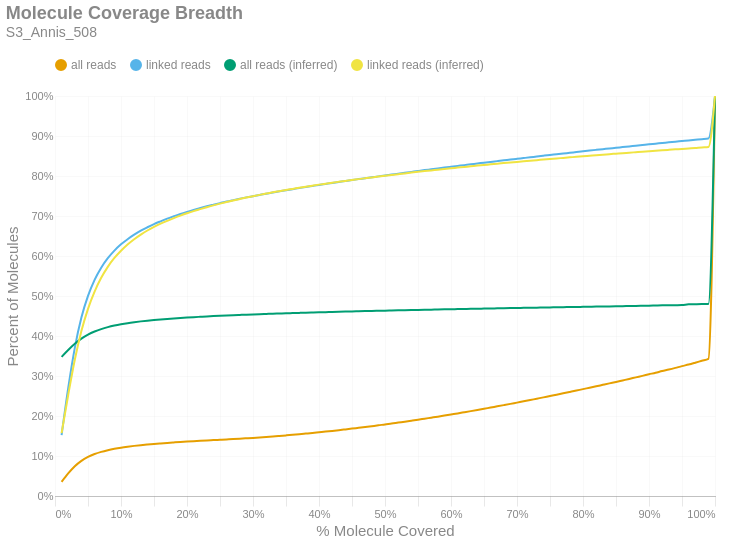

The notebook cell saved with this chart:
### Markdown cell above
### Molecule Read Coverage
This chart shows molecule coverage breadth as computed by the number of bases aligned to that molecule. In other words, "*how much of each unique long molecule is actually sequenced/aligned?*" Keep in mind there is a distinction between sequences and alignments, since some sequences belonging to a particular molecule may not align well and wouldn't appear in the alignment data. This chart also shows molecule coverage breadth as computed by the *inferred fragment* from which the aligned sequences originate. Unlike read coverage, this calculation takes into account the total insert size, including unsequenced gaps between the forward and reverse reads. Like the previous figures, these are cumulative percents.

### Code cell
if SKIPLR:
    print_html(f"Skipped")
else:
    binned_df = consolidated_hist(valids['coverage_bp'], mask, 0.01, True)
    binned_df_inf = consolidated_hist(valids['coverage_inserts'], mask, 0.01, True)
    binned_df = binned_df.with_columns(pl.lit(binned_df_inf['all reads (cumsum)']).alias('all reads (inferred)'))
    binned_df = binned_df.with_columns(pl.lit(binned_df_inf['linked reads (cumsum)']).alias('linked reads (inferred)'))
    binned_df = binned_df.with_columns(
        (pl.col('bin').cast(pl.Float64) + 0.01).alias('right_edge')
    )

    with SafeRender(binned_df):
        (
            density_plot(binned_df, 'Molecule Coverage Breadth', samplename, 'molcov', ['all reads (inferred)','linked reads (inferred)'])
            .encode(
                #x=alt.X('bin:Q', title="% Molecule Covered").axis(format = '%').scale(padding=0),
                x=alt.X('right_edge:Q', title="% Molecule Covered").axis(format='%').scale(padding=0),
                y=alt.Y('value:Q', title='Percent of Molecules')
                    .axis(format='%')
                    .stack(False)
                    .scale(domainMin=0, padding=0),
                color=alt.Color("key:N").scale(domain = ["all reads", "linked reads", "all reads (inferred)", "linked reads (inferred)"]),
                tooltip = [
                    alt.Tooltip("key:N", title = "Data Type"),
                    alt.Tooltip("range_label:N", title="% Molecule Covered"),
                    alt.Tooltip("value:Q", format = ".2%", title="% Molecules")
                ]
            )
        ).display()

### Figure 1 — Vega-Lite specification as saved in the notebook (floating-point values rounded to 4 significant figures)
{"width": "container", "height": 400, "config": {"title": {"anchor": "start", "dy": -15, "fontSize": 18, "color": "#888888", "subtitleColor": "#888888", "subtitleFontSize": 14}, "arc": {"fill": "#0072B2"}, "axis": {"domainColor": "#888888", "domainWidth": 0.5, "gridWidth": 0.2, "grid": false, "titleFontWeight": 400, "titleFontSize": 15, "labelFontSize": 11, "labelColor": "#888888", "tickColor": "#888888", "tickWidth": 0.2, "titleColor": "#888888"}, "axisBand": {"grid": false}, "axisX": {"grid": true, "tickSize": 10, "domainCap": "round"}, "axisY": {"domain": false, "grid": true, "tickSize": 0, "domainCap": "round"}, "background": "transparent", "header": {"labelFontSize": 15, "labelColor": "#888888", "titleFontSize": 15, "titleFontWeight": 600, "titleColor": "#888888"}, "legend": {"labelFont": "sans-serif", "labelFontSize": 12, "labelColor": "#888888", "symbolSize": 100, "symbolType": "circle", "titleFontSize": 12, "titlePadding": 10, "titleColor": "#888888", "title": null, "orient": "top"}, "range": {"category": ["#E69F00", "#56B4E9", "#009E73", "#F0E442", "#0072B2", "#D55E00", "#CC79A7", "#000000"], "diverging": ["#cfe8f3", "#a2d4ec", "#73bfe2", "#46abdb", "#1696d2", "#12719e"]}, "area": {"fill": "#0072B2", "fillOpacity": 0.7, "line": true, "strokeOpacity": 0.7}, "line": {"color": "#0072B2", "stroke": "#0072B2", "strokeWidth": 2}, "trail": {"color": "#0072B2", "stroke": "#0072B2", "strokeWidth": 0, "size": 1}, "point": {"filled": true, "fillOpacity": 1.0, "size": 95}, "text": {"color": "#888888", "fontSize": 11, "align": "right", "fontWeight": 400, "size": 11}, "bar": {"fill": "#0072B2", "stroke": null}, "view": {"stroke": null, "continuousWidth": 660, "continuousHeight": 400}}, "data": {"name": "data-dfc503c7e984d1bbdb5d9ddebaeeba9e"}, "mark": {"type": "line", "interpolate": "monotone", "point": {"opacity": 0, "size": 275}}, "encoding": {"color": {"field": "key", "scale": {"domain": ["all reads", "linked reads", "all reads (inferred)", "linked reads (inferred)"]}, "type": "nominal"}, "tooltip": [{"field": "key", "title": "Data Type", "type": "nominal"}, {"field": "range_label", "title": "% Molecule Covered", "type": "nominal"}, {"field": "value", "format": ".2%", "title": "% Molecules", "type": "quantitative"}], "x": {"axis": {"format": "%"}, "field": "right_edge", "scale": {"padding": 0}, "title": "% Molecule Covered", "type": "quantitative"}, "y": {"axis": {"format": "%"}, "field": "value", "scale": {"domainMin": 0, "padding": 0}, "stack": false, "title": "Percent of Molecules", "type": "quantitative"}}, "params": [{"name": "param_c36ac31b6afebe62", "select": {"type": "point", "fields": ["key"]}, "bind": "legend"}], "title": {"text": "Molecule Coverage Breadth", "subtitle": "S3_Annis_508"}, "transform": [{"fold": ["all reads (cumsum)", "linked reads (cumsum)", "all reads (inferred)", "linked reads (inferred)"]}, {"calculate": "replace(datum.key, ' (cumsum)', '')", "as": "key"}, {"filter": {"param": "param_c36ac31b6afebe62"}}], "usermeta": {"embedOptions": {"downloadFileName": "S3_Annis_508.molcov"}}, "$schema": "https://vega.github.io/schema/vega-lite/v6.1.0.json", "datasets": {"data-dfc503c7e984d1bbdb5d9ddebaeeba9e": [{"bin": "0.0", "interval": "0.0-0.01", "all reads": 0.03531, "linked reads": 0.1522, "all reads (cumsum)": 0.03531, "linked reads (cumsum)": 0.1522, "range_label": "0.0-0.01", "all reads (inferred)": 0.3479, "linked reads (inferred)": 0.1571, "right_edge": 0.01}, {"bin": "0.01", "interval": "0.01-0.02", "all reads": 0.02106, "linked reads": 0.1173, "all reads (cumsum)": 0.05637, "linked reads (cumsum)": 0.2694, "range_label": "0.01-0.02", "all reads (inferred)": 0.365, "linked reads (inferred)": 0.2525, "right_edge": 0.02}, {"bin": "0.02", "interval": "0.02-0.03", "all reads": 0.01801, "linked reads": 0.1009, "all reads (cumsum)": 0.07438, "linked reads (cumsum)": 0.3704, "range_label": "0.02-0.03", "all reads (inferred)": 0.3807, "linked reads (inferred)": 0.3405, "right_edge": 0.03}, {"bin": "0.03", "interval": "0.03-0.04", "all reads": 0.01353, "linked reads": 0.07564, "all reads (cumsum)": 0.08791, "linked reads (cumsum)": 0.446, "range_label": "0.03-0.04", "all reads (inferred)": 0.3935, "linked reads (inferred)": 0.4122, "right_edge": 0.04}, {"bin": "0.04", "interval": "0.04-0.05", "all reads": 0.009708, "linked reads": 0.05411, "all reads (cumsum)": 0.09761, "linked reads (cumsum)": 0.5001, "range_label": "0.04-0.05", "all reads (inferred)": 0.4034, "linked reads (inferred)": 0.4679, "right_edge": 0.05}, {"bin": "0.05", "interval": "0.05-0.06", "all reads": 0.007242, "linked reads": 0.04027, "all reads (cumsum)": 0.1049, "linked reads (cumsum)": 0.5404, "range_label": "0.05-0.06", "all reads (inferred)": 0.4111, "linked reads (inferred)": 0.5112, "right_edge": 0.06}, {"bin": "0.06", "interval": "0.06-0.07", "all reads": 0.005471, "linked reads": 0.03038, "all reads (cumsum)": 0.1103, "linked reads (cumsum)": 0.5708, "range_label": "0.06-0.07", "all reads (inferred)": 0.4172, "linked reads (inferred)": 0.5454, "right_edge": 0.07}, {"bin": "0.07", "interval": "0.07-0.08", "all reads": 0.004267, "linked reads": 0.02365, "all reads (cumsum)": 0.1146, "linked reads (cumsum)": 0.5944, "range_label": "0.07-0.08", "all reads (inferred)": 0.4221, "linked reads (inferred)": 0.5729, "right_edge": 0.08}, {"bin": "0.08", "interval": "0.08-0.09", "all reads": 0.003452, "linked reads": 0.01908, "all reads (cumsum)": 0.118, "linked reads (cumsum)": 0.6135, "range_label": "0.08-0.09", "all reads (inferred)": 0.4261, "linked reads (inferred)": 0.5951, "right_edge": 0.09}, {"bin": "0.09", "interval": "0.09-0.1", "all reads": 0.002851, "linked reads": 0.01564, "all reads (cumsum)": 0.1209, "linked reads (cumsum)": 0.6292, "range_label": "0.09-0.1", "all reads (inferred)": 0.4294, "linked reads (inferred)": 0.6133, "right_edge": 0.1}, {"bin": "0.1", "interval": "0.1-0.11", "all reads": 0.002348, "linked reads": 0.01288, "all reads (cumsum)": 0.1232, "linked reads (cumsum)": 0.642, "range_label": "0.1-0.11", "all reads (inferred)": 0.4321, "linked reads (inferred)": 0.6288, "right_edge": 0.11}, {"bin": "0.11", "interval": "0.11-0.12", "all reads": 0.002058, "linked reads": 0.01122, "all reads (cumsum)": 0.1253, "linked reads (cumsum)": 0.6532, "range_label": "0.11-0.12", "all reads (inferred)": 0.4345, "linked reads (inferred)": 0.642, "right_edge": 0.12}, {"bin": "0.12", "interval": "0.12-0.13", "all reads": 0.001858, "linked reads": 0.01014, "all reads (cumsum)": 0.1272, "linked reads (cumsum)": 0.6634, "range_label": "0.12-0.13", "all reads (inferred)": 0.4366, "linked reads (inferred)": 0.6536, "right_edge": 0.13}, {"bin": "0.13", "interval": "0.13-0.14", "all reads": 0.001579, "linked reads": 0.008516, "all reads (cumsum)": 0.1287, "linked reads (cumsum)": 0.6719, "range_label": "0.13-0.14", "all reads (inferred)": 0.4384, "linked reads (inferred)": 0.6638, "right_edge": 0.14}, {"bin": "0.14", "interval": "0.14-0.15", "all reads": 0.001452, "linked reads": 0.007833, "all reads (cumsum)": 0.1302, "linked reads (cumsum)": 0.6797, "range_label": "0.14-0.15", "all reads (inferred)": 0.44, "linked reads (inferred)": 0.6727, "right_edge": 0.15}, {"bin": "0.15", "interval": "0.15-0.16", "all reads": 0.00131, "linked reads": 0.006954, "all reads (cumsum)": 0.1315, "linked reads (cumsum)": 0.6867, "range_label": "0.15-0.16", "all reads (inferred)": 0.4415, "linked reads (inferred)": 0.6808, "right_edge": 0.16}, {"bin": "0.16", "interval": "0.16-0.17", "all reads": 0.001258, "linked reads": 0.006664, "all reads (cumsum)": 0.1328, "linked reads (cumsum)": 0.6934, "range_label": "0.16-0.17", "all reads (inferred)": 0.4428, "linked reads (inferred)": 0.688, "right_edge": 0.17}, {"bin": "0.17", "interval": "0.17-0.18", "all reads": 0.001152, "linked reads": 0.005993, "all reads (cumsum)": 0.1339, "linked reads (cumsum)": 0.6993, "range_label": "0.17-0.18", "all reads (inferred)": 0.444, "linked reads (inferred)": 0.6947, "right_edge": 0.18}, {"bin": "0.18", "interval": "0.18-0.19", "all reads": 0.00112, "linked reads": 0.00576, "all reads (cumsum)": 0.135, "linked reads (cumsum)": 0.7051, "range_label": "0.18-0.19", "all reads (inferred)": 0.4451, "linked reads (inferred)": 0.701, "right_edge": 0.19}, {"bin": "0.19", "interval": "0.19-0.2", "all reads": 0.001022, "linked reads": 0.005239, "all reads (cumsum)": 0.1361, "linked reads (cumsum)": 0.7103, "range_label": "0.19-0.2", "all reads (inferred)": 0.4461, "linked reads (inferred)": 0.7067, "right_edge": 0.2}, {"bin": "0.2", "interval": "0.2-0.21", "all reads": 0.0009801, "linked reads": 0.004949, "all reads (cumsum)": 0.137, "linked reads (cumsum)": 0.7153, "range_label": "0.2-0.21", "all reads (inferred)": 0.4471, "linked reads (inferred)": 0.7121, "right_edge": 0.21}, {"bin": "0.21", "interval": "0.21-0.22", "all reads": 0.0009361, "linked reads": 0.004564, "all reads (cumsum)": 0.138, "linked reads (cumsum)": 0.7199, "range_label": "0.21-0.22", "all reads (inferred)": 0.448, "linked reads (inferred)": 0.7171, "right_edge": 0.22}, {"bin": "0.22", "interval": "0.22-0.23", "all reads": 0.0009009, "linked reads": 0.004391, "all reads (cumsum)": 0.1389, "linked reads (cumsum)": 0.7243, "range_label": "0.22-0.23", "all reads (inferred)": 0.4489, "linked reads (inferred)": 0.722, "right_edge": 0.23}, {"bin": "0.23", "interval": "0.23-0.24", "all reads": 0.0008514, "linked reads": 0.004027, "all reads (cumsum)": 0.1397, "linked reads (cumsum)": 0.7283, "range_label": "0.23-0.24", "all reads (inferred)": 0.4498, "linked reads (inferred)": 0.7266, "right_edge": 0.24}, {"bin": "0.24", "interval": "0.24-0.25", "all reads": 0.0008651, "linked reads": 0.003921, "all reads (cumsum)": 0.1406, "linked reads (cumsum)": 0.7322, "range_label": "0.24-0.25", "all reads (inferred)": 0.4505, "linked reads (inferred)": 0.731, "right_edge": 0.25}, {"bin": "0.25", "interval": "0.25-0.26", "all reads": 0.0008644, "linked reads": 0.003925, "all reads (cumsum)": 0.1415, "linked reads (cumsum)": 0.7361, "range_label": "0.25-0.26", "all reads (inferred)": 0.4513, "linked reads (inferred)": 0.7351, "right_edge": 0.26}, {"bin": "0.26", "interval": "0.26-0.27", "all reads": 0.0008644, "linked reads": 0.003577, "all reads (cumsum)": 0.1423, "linked reads (cumsum)": 0.7397, "range_label": "0.26-0.27", "all reads (inferred)": 0.452, "linked reads (inferred)": 0.7389, "right_edge": 0.27}, {"bin": "0.27", "interval": "0.27-0.28", "all reads": 0.0009199, "linked reads": 0.003487, "all reads (cumsum)": 0.1432, "linked reads (cumsum)": 0.7432, "range_label": "0.27-0.28", "all reads (inferred)": 0.4527, "linked reads (inferred)": 0.7425, "right_edge": 0.28}, {"bin": "0.28", "interval": "0.28-0.29", "all reads": 0.000986, "linked reads": 0.003356, "all reads (cumsum)": 0.1442, "linked reads (cumsum)": 0.7465, "range_label": "0.28-0.29", "all reads (inferred)": 0.4533, "linked reads (inferred)": 0.7461, "right_edge": 0.29}, {"bin": "0.29", "interval": "0.29-0.3", "all reads": 0.001012, "linked reads": 0.003064, "all reads (cumsum)": 0.1452, "linked reads (cumsum)": 0.7496, "range_label": "0.29-0.3", "all reads (inferred)": 0.4539, "linked reads (inferred)": 0.7496, "right_edge": 0.3}, {"bin": "0.3", "interval": "0.3-0.31", "all reads": 0.00111, "linked reads": 0.003144, "all reads (cumsum)": 0.1463, "linked reads (cumsum)": 0.7528, "range_label": "0.3-0.31", "all reads (inferred)": 0.4545, "linked reads (inferred)": 0.7529, "right_edge": 0.31}, {"bin": "0.31", "interval": "0.31-0.32", "all reads": 0.001195, "linked reads": 0.003103, "all reads (cumsum)": 0.1475, "linked reads (cumsum)": 0.7559, "range_label": "0.31-0.32", "all reads (inferred)": 0.4551, "linked reads (inferred)": 0.756, "right_edge": 0.32}, {"bin": "0.32", "interval": "0.32-0.33", "all reads": 0.001248, "linked reads": 0.002854, "all reads (cumsum)": 0.1488, "linked reads (cumsum)": 0.7587, "range_label": "0.32-0.33", "all reads (inferred)": 0.4557, "linked reads (inferred)": 0.7591, "right_edge": 0.33}, {"bin": "0.33", "interval": "0.33-0.34", "all reads": 0.001343, "linked reads": 0.002911, "all reads (cumsum)": 0.1501, "linked reads (cumsum)": 0.7616, "range_label": "0.33-0.34", "all reads (inferred)": 0.4562, "linked reads (inferred)": 0.7621, "right_edge": 0.34}, {"bin": "0.34", "interval": "0.34-0.35", "all reads": 0.001379, "linked reads": 0.002806, "all reads (cumsum)": 0.1515, "linked reads (cumsum)": 0.7644, "range_label": "0.34-0.35", "all reads (inferred)": 0.4568, "linked reads (inferred)": 0.765, "right_edge": 0.35}, {"bin": "0.35", "interval": "0.35-0.36", "all reads": 0.001411, "linked reads": 0.002717, "all reads (cumsum)": 0.1529, "linked reads (cumsum)": 0.7671, "range_label": "0.35-0.36", "all reads (inferred)": 0.4573, "linked reads (inferred)": 0.7678, "right_edge": 0.36}, {"bin": "0.36", "interval": "0.36-0.37", "all reads": 0.001482, "linked reads": 0.002672, "all reads (cumsum)": 0.1544, "linked reads (cumsum)": 0.7698, "range_label": "0.36-0.37", "all reads (inferred)": 0.4578, "linked reads (inferred)": 0.7706, "right_edge": 0.37}, {"bin": "0.37", "interval": "0.37-0.38", "all reads": 0.001566, "linked reads": 0.002725, "all reads (cumsum)": 0.156, "linked reads (cumsum)": 0.7725, "range_label": "0.37-0.38", "all reads (inferred)": 0.4583, "linked reads (inferred)": 0.7733, "right_edge": 0.38}, {"bin": "0.38", "interval": "0.38-0.39", "all reads": 0.001583, "linked reads": 0.002563, "all reads (cumsum)": 0.1576, "linked reads (cumsum)": 0.7751, "range_label": "0.38-0.39", "all reads (inferred)": 0.4588, "linked reads (inferred)": 0.7759, "right_edge": 0.39}, {"bin": "0.39", "interval": "0.39-0.4", "all reads": 0.001723, "linked reads": 0.002563, "all reads (cumsum)": 0.1593, "linked reads (cumsum)": 0.7777, "range_label": "0.39-0.4", "all reads (inferred)": 0.4592, "linked reads (inferred)": 0.7784, "right_edge": 0.4}, {"bin": "0.4", "interval": "0.4-0.41", "all reads": 0.001707, "linked reads": 0.002465, "all reads (cumsum)": 0.161, "linked reads (cumsum)": 0.7801, "range_label": "0.4-0.41", "all reads (inferred)": 0.4597, "linked reads (inferred)": 0.7808, "right_edge": 0.41}, {"bin": "0.41", "interval": "0.41-0.42", "all reads": 0.001782, "linked reads": 0.002473, "all reads (cumsum)": 0.1628, "linked reads (cumsum)": 0.7826, "range_label": "0.41-0.42", "all reads (inferred)": 0.4601, "linked reads (inferred)": 0.7832, "right_edge": 0.42}, {"bin": "0.42", "interval": "0.42-0.43", "all reads": 0.001847, "linked reads": 0.002402, "all reads (cumsum)": 0.1646, "linked reads (cumsum)": 0.785, "range_label": "0.42-0.43", "all reads (inferred)": 0.4606, "linked reads (inferred)": 0.7855, "right_edge": 0.43}, {"bin": "0.43", "interval": "0.43-0.44", "all reads": 0.001929, "linked reads": 0.002461, "all reads (cumsum)": 0.1665, "linked reads (cumsum)": 0.7875, "range_label": "0.43-0.44", "all reads (inferred)": 0.461, "linked reads (inferred)": 0.7878, "right_edge": 0.44}, {"bin": "0.44", "interval": "0.44-0.45", "all reads": 0.00195, "linked reads": 0.002463, "all reads (cumsum)": 0.1685, "linked reads (cumsum)": 0.7899, "range_label": "0.44-0.45", "all reads (inferred)": 0.4614, "linked reads (inferred)": 0.79, "right_edge": 0.45}, {"bin": "0.45", "interval": "0.45-0.46", "all reads": 0.001986, "linked reads": 0.002295, "all reads (cumsum)": 0.1705, "linked reads (cumsum)": 0.7922, "range_label": "0.45-0.46", "all reads (inferred)": 0.4618, "linked reads (inferred)": 0.7922, "right_edge": 0.46}, {"bin": "0.46", "interval": "0.46-0.47", "all reads": 0.001975, "linked reads": 0.002271, "all reads (cumsum)": 0.1725, "linked reads (cumsum)": 0.7945, "range_label": "0.46-0.47", "all reads (inferred)": 0.4622, "linked reads (inferred)": 0.7943, "right_edge": 0.47}, {"bin": "0.47", "interval": "0.47-0.48", "all reads": 0.002108, "linked reads": 0.002302, "all reads (cumsum)": 0.1746, "linked reads (cumsum)": 0.7968, "range_label": "0.47-0.48", "all reads (inferred)": 0.4626, "linked reads (inferred)": 0.7964, "right_edge": 0.48}, {"bin": "0.48", "interval": "0.48-0.49", "all reads": 0.002098, "linked reads": 0.002273, "all reads (cumsum)": 0.1767, "linked reads (cumsum)": 0.7991, "range_label": "0.48-0.49", "all reads (inferred)": 0.463, "linked reads (inferred)": 0.7985, "right_edge": 0.49}, {"bin": "0.49", "interval": "0.49-0.5", "all reads": 0.002381, "linked reads": 0.002349, "all reads (cumsum)": 0.179, "linked reads (cumsum)": 0.8014, "range_label": "0.49-0.5", "all reads (inferred)": 0.4634, "linked reads (inferred)": 0.8007, "right_edge": 0.5}, {"bin": "0.5", "interval": "0.5-0.51", "all reads": 0.002033, "linked reads": 0.002142, "all reads (cumsum)": 0.1811, "linked reads (cumsum)": 0.8036, "range_label": "0.5-0.51", "all reads (inferred)": 0.4638, "linked reads (inferred)": 0.8026, "right_edge": 0.51}, {"bin": "0.51", "interval": "0.51-0.52", "all reads": 0.002393, "linked reads": 0.002277, "all reads (cumsum)": 0.1835, "linked reads (cumsum)": 0.8058, "range_label": "0.51-0.52", "all reads (inferred)": 0.4641, "linked reads (inferred)": 0.8045, "right_edge": 0.52}, {"bin": "0.52", "interval": "0.52-0.53", "all reads": 0.002296, "linked reads": 0.002109, "all reads (cumsum)": 0.1858, "linked reads (cumsum)": 0.8079, "range_label": "0.52-0.53", "all reads (inferred)": 0.4645, "linked reads (inferred)": 0.8065, "right_edge": 0.53}, {"bin": "0.53", "interval": "0.53-0.54", "all reads": 0.00247, "linked reads": 0.002273, "all reads (cumsum)": 0.1882, "linked reads (cumsum)": 0.8102, "range_label": "0.53-0.54", "all reads (inferred)": 0.4649, "linked reads (inferred)": 0.8085, "right_edge": 0.54}, {"bin": "0.54", "interval": "0.54-0.55", "all reads": 0.002495, "linked reads": 0.002285, "all reads (cumsum)": 0.1907, "linked reads (cumsum)": 0.8125, "range_label": "0.54-0.55", "all reads (inferred)": 0.4652, "linked reads (inferred)": 0.8104, "right_edge": 0.55}, {"bin": "0.55", "interval": "0.55-0.56", "all reads": 0.002562, "linked reads": 0.00221, "all reads (cumsum)": 0.1933, "linked reads (cumsum)": 0.8147, "range_label": "0.55-0.56", "all reads (inferred)": 0.4656, "linked reads (inferred)": 0.8122, "right_edge": 0.56}, {"bin": "0.56", "interval": "0.56-0.57", "all reads": 0.002552, "linked reads": 0.002015, "all reads (cumsum)": 0.1958, "linked reads (cumsum)": 0.8167, "range_label": "0.56-0.57", "all reads (inferred)": 0.4659, "linked reads (inferred)": 0.814, "right_edge": 0.57}, {"bin": "0.57", "interval": "0.57-0.58", "all reads": 0.002556, "linked reads": 0.002069, "all reads (cumsum)": 0.1984, "linked reads (cumsum)": 0.8188, "range_label": "0.57-0.58", "all reads (inferred)": 0.4663, "linked reads (inferred)": 0.8158, "right_edge": 0.58}, {"bin": "0.58", "interval": "0.58-0.59", "all reads": 0.002697, "linked reads": 0.002173, "all reads (cumsum)": 0.2011, "linked reads (cumsum)": 0.821, "range_label": "0.58-0.59", "all reads (inferred)": 0.4666, "linked reads (inferred)": 0.8176, "right_edge": 0.59}, {"bin": "0.59", "interval": "0.59-0.6", "all reads": 0.002738, "linked reads": 0.002083, "all reads (cumsum)": 0.2038, "linked reads (cumsum)": 0.8231, "range_label": "0.59-0.6", "all reads (inferred)": 0.4669, "linked reads (inferred)": 0.8193, "right_edge": 0.6}, {"bin": "0.6", "interval": "0.6-0.61", "all reads": 0.002699, "linked reads": 0.002064, "all reads (cumsum)": 0.2065, "linked reads (cumsum)": 0.8251, "range_label": "0.6-0.61", "all reads (inferred)": 0.4673, "linked reads (inferred)": 0.821, "right_edge": 0.61}, {"bin": "0.61", "interval": "0.61-0.62", "all reads": 0.002835, "linked reads": 0.00205, "all reads (cumsum)": 0.2094, "linked reads (cumsum)": 0.8272, "range_label": "0.61-0.62", "all reads (inferred)": 0.4676, "linked reads (inferred)": 0.8226, "right_edge": 0.62}, {"bin": "0.62", "interval": "0.62-0.63", "all reads": 0.002853, "linked reads": 0.002083, "all reads (cumsum)": 0.2122, "linked reads (cumsum)": 0.8293, "range_label": "0.62-0.63", "all reads (inferred)": 0.4679, "linked reads (inferred)": 0.8242, "right_edge": 0.63}, {"bin": "0.63", "interval": "0.63-0.64", "all reads": 0.002894, "linked reads": 0.001991, "all reads (cumsum)": 0.2151, "linked reads (cumsum)": 0.8312, "range_label": "0.63-0.64", "all reads (inferred)": 0.4682, "linked reads (inferred)": 0.826, "right_edge": 0.64}, {"bin": "0.64", "interval": "0.64-0.65", "all reads": 0.002938, "linked reads": 0.002087, "all reads (cumsum)": 0.218, "linked reads (cumsum)": 0.8333, "range_label": "0.64-0.65", "all reads (inferred)": 0.4685, "linked reads (inferred)": 0.8275, "right_edge": 0.65}, {"bin": "0.65", "interval": "0.65-0.66", "all reads": 0.003081, "linked reads": 0.001956, "all reads (cumsum)": 0.2211, "linked reads (cumsum)": 0.8353, "range_label": "0.65-0.66", "all reads (inferred)": 0.4688, "linked reads (inferred)": 0.8292, "right_edge": 0.66}, {"bin": "0.66", "interval": "0.66-0.67", "all reads": 0.002994, "linked reads": 0.001899, "all reads (cumsum)": 0.2241, "linked reads (cumsum)": 0.8372, "range_label": "0.66-0.67", "all reads (inferred)": 0.4691, "linked reads (inferred)": 0.8307, "right_edge": 0.67}, {"bin": "0.67", "interval": "0.67-0.68", "all reads": 0.003057, "linked reads": 0.001915, "all reads (cumsum)": 0.2272, "linked reads (cumsum)": 0.8391, "range_label": "0.67-0.68", "all reads (inferred)": 0.4694, "linked reads (inferred)": 0.8322, "right_edge": 0.68}, {"bin": "0.68", "interval": "0.68-0.69", "all reads": 0.003099, "linked reads": 0.00196, "all reads (cumsum)": 0.2303, "linked reads (cumsum)": 0.8411, "range_label": "0.68-0.69", "all reads (inferred)": 0.4697, "linked reads (inferred)": 0.8337, "right_edge": 0.69}, {"bin": "0.69", "interval": "0.69-0.7", "all reads": 0.0032, "linked reads": 0.001911, "all reads (cumsum)": 0.2335, "linked reads (cumsum)": 0.843, "range_label": "0.69-0.7", "all reads (inferred)": 0.47, "linked reads (inferred)": 0.8353, "right_edge": 0.7}, {"bin": "0.7", "interval": "0.7-0.71", "all reads": 0.003141, "linked reads": 0.001891, "all reads (cumsum)": 0.2366, "linked reads (cumsum)": 0.8449, "range_label": "0.7-0.71", "all reads (inferred)": 0.4703, "linked reads (inferred)": 0.8368, "right_edge": 0.71}, {"bin": "0.71", "interval": "0.71-0.72", "all reads": 0.003273, "linked reads": 0.001911, "all reads (cumsum)": 0.2399, "linked reads (cumsum)": 0.8468, "range_label": "0.71-0.72", "all reads (inferred)": 0.4706, "linked reads (inferred)": 0.8382, "right_edge": 0.72}, {"bin": "0.72", "interval": "0.72-0.73", "all reads": 0.003366, "linked reads": 0.002009, "all reads (cumsum)": 0.2433, "linked reads (cumsum)": 0.8488, "range_label": "0.72-0.73", "all reads (inferred)": 0.4709, "linked reads (inferred)": 0.8396, "right_edge": 0.73}, {"bin": "0.73", "interval": "0.73-0.74", "all reads": 0.00328, "linked reads": 0.001909, "all reads (cumsum)": 0.2465, "linked reads (cumsum)": 0.8507, "range_label": "0.73-0.74", "all reads (inferred)": 0.4712, "linked reads (inferred)": 0.8411, "right_edge": 0.74}, {"bin": "0.74", "interval": "0.74-0.75", "all reads": 0.003505, "linked reads": 0.00187, "all reads (cumsum)": 0.25, "linked reads (cumsum)": 0.8526, "range_label": "0.74-0.75", "all reads (inferred)": 0.4715, "linked reads (inferred)": 0.8425, "right_edge": 0.75}, {"bin": "0.75", "interval": "0.75-0.76", "all reads": 0.003273, "linked reads": 0.001758, "all reads (cumsum)": 0.2533, "linked reads (cumsum)": 0.8543, "range_label": "0.75-0.76", "all reads (inferred)": 0.4717, "linked reads (inferred)": 0.8439, "right_edge": 0.76}, {"bin": "0.76", "interval": "0.76-0.77", "all reads": 0.003368, "linked reads": 0.001821, "all reads (cumsum)": 0.2567, "linked reads (cumsum)": 0.8561, "range_label": "0.76-0.77", "all reads (inferred)": 0.4721, "linked reads (inferred)": 0.8452, "right_edge": 0.77}, {"bin": "0.77", "interval": "0.77-0.78", "all reads": 0.003433, "linked reads": 0.001885, "all reads (cumsum)": 0.2601, "linked reads (cumsum)": 0.858, "range_label": "0.77-0.78", "all reads (inferred)": 0.4723, "linked reads (inferred)": 0.8466, "right_edge": 0.78}, {"bin": "0.78", "interval": "0.78-0.79", "all reads": 0.003463, "linked reads": 0.001831, "all reads (cumsum)": 0.2636, "linked reads (cumsum)": 0.8599, "range_label": "0.78-0.79", "all reads (inferred)": 0.4726, "linked reads (inferred)": 0.848, "right_edge": 0.79}, {"bin": "0.79", "interval": "0.79-0.8", "all reads": 0.003648, "linked reads": 0.001878, "all reads (cumsum)": 0.2672, "linked reads (cumsum)": 0.8617, "range_label": "0.79-0.8", "all reads (inferred)": 0.4729, "linked reads (inferred)": 0.8494, "right_edge": 0.8}, {"bin": "0.8", "interval": "0.8-0.81", "all reads": 0.003427, "linked reads": 0.001881, "all reads (cumsum)": 0.2707, "linked reads (cumsum)": 0.8636, "range_label": "0.8-0.81", "all reads (inferred)": 0.4732, "linked reads (inferred)": 0.8507, "right_edge": 0.81}, {"bin": "0.81", "interval": "0.81-0.82", "all reads": 0.003581, "linked reads": 0.001756, "all reads (cumsum)": 0.2742, "linked reads (cumsum)": 0.8654, "range_label": "0.81-0.82", "all reads (inferred)": 0.4735, "linked reads (inferred)": 0.8521, "right_edge": 0.82}, {"bin": "0.82", "interval": "0.82-0.83", "all reads": 0.003677, "linked reads": 0.001703, "all reads (cumsum)": 0.2779, "linked reads (cumsum)": 0.8671, "range_label": "0.82-0.83", "all reads (inferred)": 0.4737, "linked reads (inferred)": 0.8533, "right_edge": 0.83}, {"bin": "0.83", "interval": "0.83-0.84", "all reads": 0.003658, "linked reads": 0.001758, "all reads (cumsum)": 0.2816, "linked reads (cumsum)": 0.8688, "range_label": "0.83-0.84", "all reads (inferred)": 0.474, "linked reads (inferred)": 0.8546, "right_edge": 0.84}, {"bin": "0.84", "interval": "0.84-0.85", "all reads": 0.00357, "linked reads": 0.001654, "all reads (cumsum)": 0.2851, "linked reads (cumsum)": 0.8705, "range_label": "0.84-0.85", "all reads (inferred)": 0.4743, "linked reads (inferred)": 0.8559, "right_edge": 0.85}, {"bin": "0.85", "interval": "0.85-0.86", "all reads": 0.003769, "linked reads": 0.001787, "all reads (cumsum)": 0.2889, "linked reads (cumsum)": 0.8723, "range_label": "0.85-0.86", "all reads (inferred)": 0.4746, "linked reads (inferred)": 0.8571, "right_edge": 0.86}, {"bin": "0.86", "interval": "0.86-0.87", "all reads": 0.003744, "linked reads": 0.001735, "all reads (cumsum)": 0.2927, "linked reads (cumsum)": 0.874, "range_label": "0.86-0.87", "all reads (inferred)": 0.4749, "linked reads (inferred)": 0.8583, "right_edge": 0.87}, {"bin": "0.87", "interval": "0.87-0.88", "all reads": 0.003896, "linked reads": 0.001692, "all reads (cumsum)": 0.2966, "linked reads (cumsum)": 0.8757, "range_label": "0.87-0.88", "all reads (inferred)": 0.4752, "linked reads (inferred)": 0.8595, "right_edge": 0.88}, {"bin": "0.88", "interval": "0.88-0.89", "all reads": 0.003813, "linked reads": 0.001731, "all reads (cumsum)": 0.3004, "linked reads (cumsum)": 0.8774, "range_label": "0.88-0.89", "all reads (inferred)": 0.4754, "linked reads (inferred)": 0.8607, "right_edge": 0.89}, {"bin": "0.89", "interval": "0.89-0.9", "all reads": 0.003954, "linked reads": 0.001772, "all reads (cumsum)": 0.3043, "linked reads (cumsum)": 0.8792, "range_label": "0.89-0.9", "all reads (inferred)": 0.4757, "linked reads (inferred)": 0.8618, "right_edge": 0.9}, {"bin": "0.9", "interval": "0.9-0.91", "all reads": 0.003816, "linked reads": 0.001609, "all reads (cumsum)": 0.3081, "linked reads (cumsum)": 0.8808, "range_label": "0.9-0.91", "all reads (inferred)": 0.4762, "linked reads (inferred)": 0.863, "right_edge": 0.91}, {"bin": "0.91", "interval": "0.91-0.92", "all reads": 0.004254, "linked reads": 0.00168, "all reads (cumsum)": 0.3124, "linked reads (cumsum)": 0.8825, "range_label": "0.91-0.92", "all reads (inferred)": 0.4766, "linked reads (inferred)": 0.8643, "right_edge": 0.92}, {"bin": "0.92", "interval": "0.92-0.93", "all reads": 0.003726, "linked reads": 0.00159, "all reads (cumsum)": 0.3161, "linked reads (cumsum)": 0.8841, "range_label": "0.92-0.93", "all reads (inferred)": 0.4769, "linked reads (inferred)": 0.8654, "right_edge": 0.93}, {"bin": "0.93", "interval": "0.93-0.94", "all reads": 0.004158, "linked reads": 0.001693, "all reads (cumsum)": 0.3203, "linked reads (cumsum)": 0.8858, "range_label": "0.93-0.94", "all reads (inferred)": 0.4771, "linked reads (inferred)": 0.8666, "right_edge": 0.94}, {"bin": "0.94", "interval": "0.94-0.95", "all reads": 0.00445, "linked reads": 0.001572, "all reads (cumsum)": 0.3247, "linked reads (cumsum)": 0.8873, "range_label": "0.94-0.95", "all reads (inferred)": 0.4774, "linked reads (inferred)": 0.8677, "right_edge": 0.95}, {"bin": "0.95", "interval": "0.95-0.96", "all reads": 0.003813, "linked reads": 0.001627, "all reads (cumsum)": 0.3285, "linked reads (cumsum)": 0.889, "range_label": "0.95-0.96", "all reads (inferred)": 0.4792, "linked reads (inferred)": 0.8688, "right_edge": 0.96}, {"bin": "0.96", "interval": "0.96-0.97", "all reads": 0.00465, "linked reads": 0.001511, "all reads (cumsum)": 0.3332, "linked reads (cumsum)": 0.8905, "range_label": "0.96-0.97", "all reads (inferred)": 0.4795, "linked reads (inferred)": 0.87, "right_edge": 0.97}, {"bin": "0.97", "interval": "0.97-0.98", "all reads": 0.004927, "linked reads": 0.001449, "all reads (cumsum)": 0.3381, "linked reads (cumsum)": 0.8919, "range_label": "0.97-0.98", "all reads (inferred)": 0.4798, "linked reads (inferred)": 0.8713, "right_edge": 0.98}, {"bin": "0.98", "interval": "0.98-0.99", "all reads": 0.004811, "linked reads": 0.001723, "all reads (cumsum)": 0.3429, "linked reads (cumsum)": 0.8937, "range_label": "0.98-0.99", "all reads (inferred)": 0.4801, "linked reads (inferred)": 0.8722, "right_edge": 0.99}, {"bin": "0.99", "interval": "0.99-1.0", "all reads": 0.6571, "linked reads": 0.1063, "all reads (cumsum)": 1.0, "linked reads (cumsum)": 1.0, "range_label": "0.99-1.0", "all reads (inferred)": 1.0, "linked reads (inferred)": 1.0, "right_edge": 1.0}]}}
